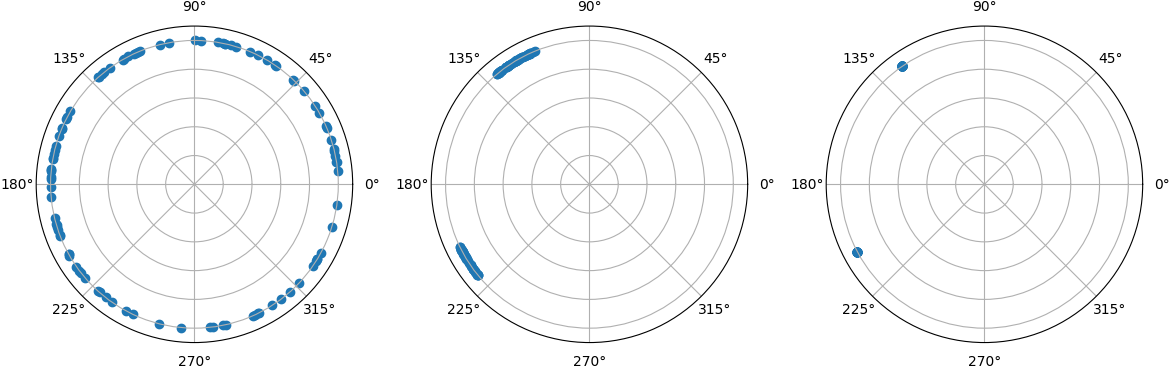

This figure's Python source:
import numpy as np
import seaborn as sns
import matplotlib.pyplot as plt

from cml import *

np.random.seed(9999)

class CML_kuramoto(CML):
	def __init__(self, n: int, K: float, omega: float, eps: float):
		L = set(range(n))
		N = lambda x: L
		f = lambda u: np.mod(u + omega - K*np.sin(2*np.pi*u)/(2*np.pi), 1)
		u0 = lambda x: np.random.uniform()
		super().__init__(f, L, N, eps, u0=u0)

	def coherence(self):
		return np.sin(2*np.pi(self.value - self.value.mean()) + np.pi/2).mean()

model = CML_kuramoto(100, 0.001, 0.5, 0.7)
r = np.ones_like(model.value)

fig, axs = plt.subplots(1, 3, figsize=(12, 4), subplot_kw={'projection': 'polar'})
axs[0].scatter(2*np.pi*model.value, r)
# axs[0].scatter(2*np.pi*model.value.mean(), model.coherence(), color='orange')
axs[0].set_ylim(0, 1.1)
axs[0].set_yticklabels([])

for _ in range(2):
	model.step()

axs[1].scatter(2*np.pi*model.value, r)
# axs[1].scatter(2*np.pi*model.value.mean(), model.coherence(), color='orange')
axs[1].set_ylim(0, 1.1)
axs[1].set_yticklabels([])

for _ in range(20):
	model.step()

axs[2].scatter(2*np.pi*model.value, r)
# axs[2].scatter(2*np.pi*model.value.mean(), model.coherence(), color='orange')
axs[2].set_ylim(0, 1.1)
axs[2].set_yticklabels([])

fig.tight_layout()
fig.savefig('kuramoto.png', bbox_inches='tight', pad_inches=0)
plt.show()